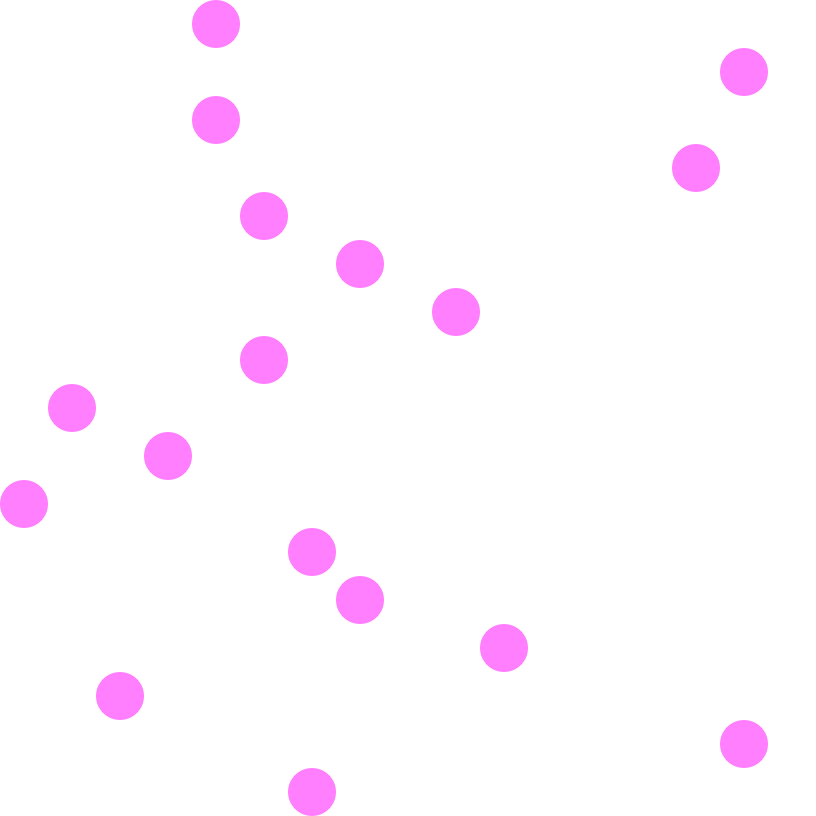
Frame 1 (no input)
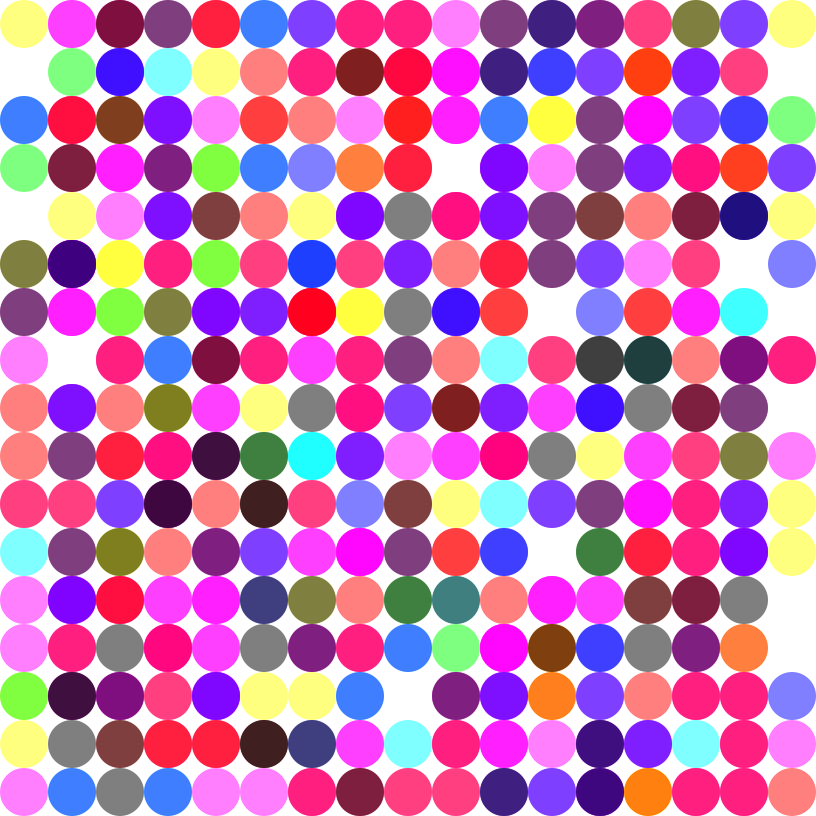
Frame 60 (the mouse pressed at the canvas centre just before this capture)
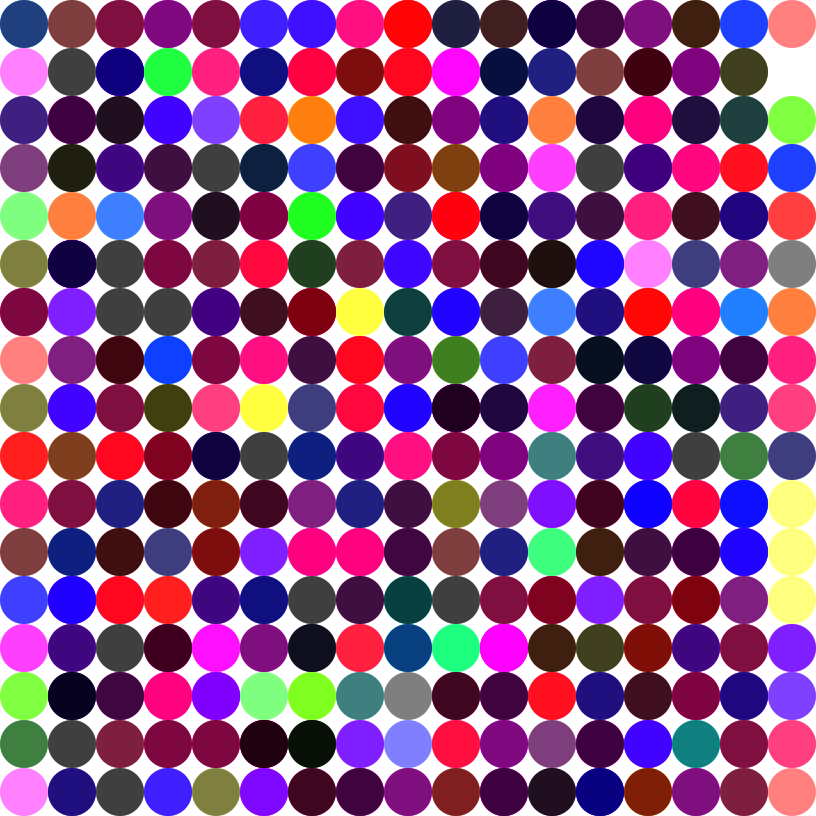
Frame 120 (the mouse held since frame 60 and released just before this capture)

The Processing sketch that drew these frames (run headless with seeded random() and noise(); from frame 60 on, the mouse is pressed at the canvas centre):

// Processing sketch: PerpetualPrinting_CirclesV2
// ── PerpetualPrinting_CirclesV2.pde
// import processing.pdf.*;

// NUMBER OF COLUMNS
int col = 17;

// COLOR LUMINOSITY 0-1
float lum = .5;

int randomPicker, randomColor, randomWidth, randomSize, step;
float randomStart, ellipseSize, start;

void setup() {
  colorMode(RGB, 1);
  blendMode(MULTIPLY);

  size(816, 816); // , PDF, "Circles.pdf");

  background(1);
  noStroke();

  // frameRate(1);
  // noLoop();
}

void draw() {
  // if (frameCount < 50) {
  step = width / col;

  // ELLIPSE COLOR
  color c = color(lum, 1, 1);
  color m = color(1, lum, 1);
  color j = color(1, 1, lum);

  randomPicker = round(random(2));

  if (randomPicker == 2) {
    randomColor = c;
  } else if (randomPicker == 1) {
    randomColor = m;
  } else {
    randomColor = j;
  }

  fill(randomColor);

  // ELLIPSE SIZE
  ellipseSize = width / col;

  translate(step * .5, step * .5);

  for (int y = 0; y < height; y += step) {
    // RANDOM COLUMN
    randomStart = round(random(col - 1));
    start = randomStart * step;

    ellipse(start, y, ellipseSize, ellipseSize);
  }

  //// Get the renderer
  //PGraphicsPDF pdf = (PGraphicsPDF) g;

  //// When finished drawing, quit and save the file
  //if (frameCount == 50) {
  //  exit();
  //} else {
  //  pdf.nextPage();  // Tell it to go to the next page
  //}
  // }
}
